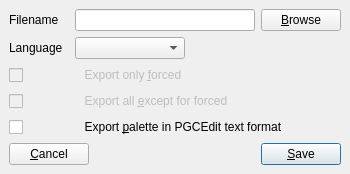
<?xml version="1.0" encoding="UTF-8"?>
<ui version="4.0">
 <class>ExportDialog</class>
 <widget class="QDialog" name="ExportDialog">
  <property name="geometry">
   <rect>
    <x>0</x>
    <y>0</y>
    <width>350</width>
    <height>150</height>
   </rect>
  </property>
  <property name="minimumSize">
   <size>
    <width>350</width>
    <height>150</height>
   </size>
  </property>
  <property name="windowTitle">
   <string>Dialog</string>
  </property>
  <property name="modal">
   <bool>true</bool>
  </property>
  <layout class="QVBoxLayout" name="verticalLayout">
   <property name="spacing">
    <number>6</number>
   </property>
   <property name="sizeConstraint">
    <enum>QLayout::SetFixedSize</enum>
   </property>
   <property name="margin">
    <number>9</number>
   </property>
   <item>
    <layout class="QHBoxLayout" name="horizontalLayout_3">
     <item>
      <layout class="QFormLayout" name="formLayout">
       <item row="0" column="0">
        <widget class="QLabel" name="fileNameLabel">
         <property name="minimumSize">
          <size>
           <width>60</width>
           <height>0</height>
          </size>
         </property>
         <property name="text">
          <string>Filename</string>
         </property>
        </widget>
       </item>
       <item row="0" column="1">
        <widget class="QLineEdit" name="fileNameLineEdit">
         <property name="minimumSize">
          <size>
           <width>180</width>
           <height>0</height>
          </size>
         </property>
         <property name="toolTip">
          <string>Set file name for export</string>
         </property>
        </widget>
       </item>
      </layout>
     </item>
     <item>
      <widget class="QPushButton" name="browseButton">
       <property name="toolTip">
        <string>Open file dialog to select file name for export</string>
       </property>
       <property name="text">
        <string>&amp;Browse</string>
       </property>
       <property name="autoDefault">
        <bool>false</bool>
       </property>
      </widget>
     </item>
    </layout>
   </item>
   <item>
    <layout class="QHBoxLayout" name="horizontalLayout">
     <item>
      <layout class="QFormLayout" name="formLayout_2">
       <item row="0" column="0">
        <widget class="QLabel" name="languageLabel">
         <property name="minimumSize">
          <size>
           <width>60</width>
           <height>0</height>
          </size>
         </property>
         <property name="text">
          <string>Language</string>
         </property>
        </widget>
       </item>
       <item row="0" column="1">
        <widget class="QComboBox" name="languageComboBox">
         <property name="minimumSize">
          <size>
           <width>110</width>
           <height>0</height>
          </size>
         </property>
         <property name="toolTip">
          <string>Set language identifier</string>
         </property>
        </widget>
       </item>
      </layout>
     </item>
     <item>
      <spacer name="horizontalSpacer">
       <property name="orientation">
        <enum>Qt::Horizontal</enum>
       </property>
       <property name="sizeHint" stdset="0">
        <size>
         <width>128</width>
         <height>20</height>
        </size>
       </property>
      </spacer>
     </item>
    </layout>
   </item>
   <item>
    <widget class="QCheckBox" name="exportForcedOnlyCheckBox">
     <property name="enabled">
      <bool>false</bool>
     </property>
     <property name="toolTip">
      <string>Export only subpictures marked as 'forced'</string>
     </property>
     <property name="text">
      <string>                 Export only &amp;forced</string>
     </property>
    </widget>
   </item>
   <item>
    <widget class="QCheckBox" name="exportNonForcedOnlyCheckBox">
     <property name="enabled">
      <bool>false</bool>
     </property>
     <property name="toolTip">
      <string>Export subpictures not marked as 'forced'.</string>
     </property>
     <property name="text">
      <string>                 Export all &amp;except for forced</string>
     </property>
    </widget>
   </item>
   <item>
    <widget class="QCheckBox" name="exportPGCEditFormatCheckBox">
     <property name="toolTip">
      <string>Export palette in PGCEdit text format (RGB, 0..255)</string>
     </property>
     <property name="text">
      <string>                 Export &amp;palette in PGCEdit text format</string>
     </property>
    </widget>
   </item>
   <item>
    <layout class="QHBoxLayout" name="horizontalLayout_2">
     <item>
      <widget class="QPushButton" name="cancelButton">
       <property name="toolTip">
        <string>Cancel export and return</string>
       </property>
       <property name="text">
        <string>&amp;Cancel</string>
       </property>
       <property name="autoDefault">
        <bool>false</bool>
       </property>
      </widget>
     </item>
     <item>
      <spacer name="horizontalSpacer_2">
       <property name="orientation">
        <enum>Qt::Horizontal</enum>
       </property>
       <property name="sizeHint" stdset="0">
        <size>
         <width>158</width>
         <height>20</height>
        </size>
       </property>
      </spacer>
     </item>
     <item>
      <widget class="QPushButton" name="saveButton">
       <property name="toolTip">
        <string>Start creation of export stream</string>
       </property>
       <property name="text">
        <string>&amp;Save</string>
       </property>
       <property name="autoDefault">
        <bool>false</bool>
       </property>
       <property name="default">
        <bool>true</bool>
       </property>
      </widget>
     </item>
    </layout>
   </item>
  </layout>
 </widget>
 <tabstops>
  <tabstop>saveButton</tabstop>
  <tabstop>fileNameLineEdit</tabstop>
  <tabstop>browseButton</tabstop>
  <tabstop>languageComboBox</tabstop>
  <tabstop>exportForcedOnlyCheckBox</tabstop>
  <tabstop>exportNonForcedOnlyCheckBox</tabstop>
  <tabstop>exportPGCEditFormatCheckBox</tabstop>
  <tabstop>cancelButton</tabstop>
 </tabstops>
 <resources/>
 <connections/>
</ui>
